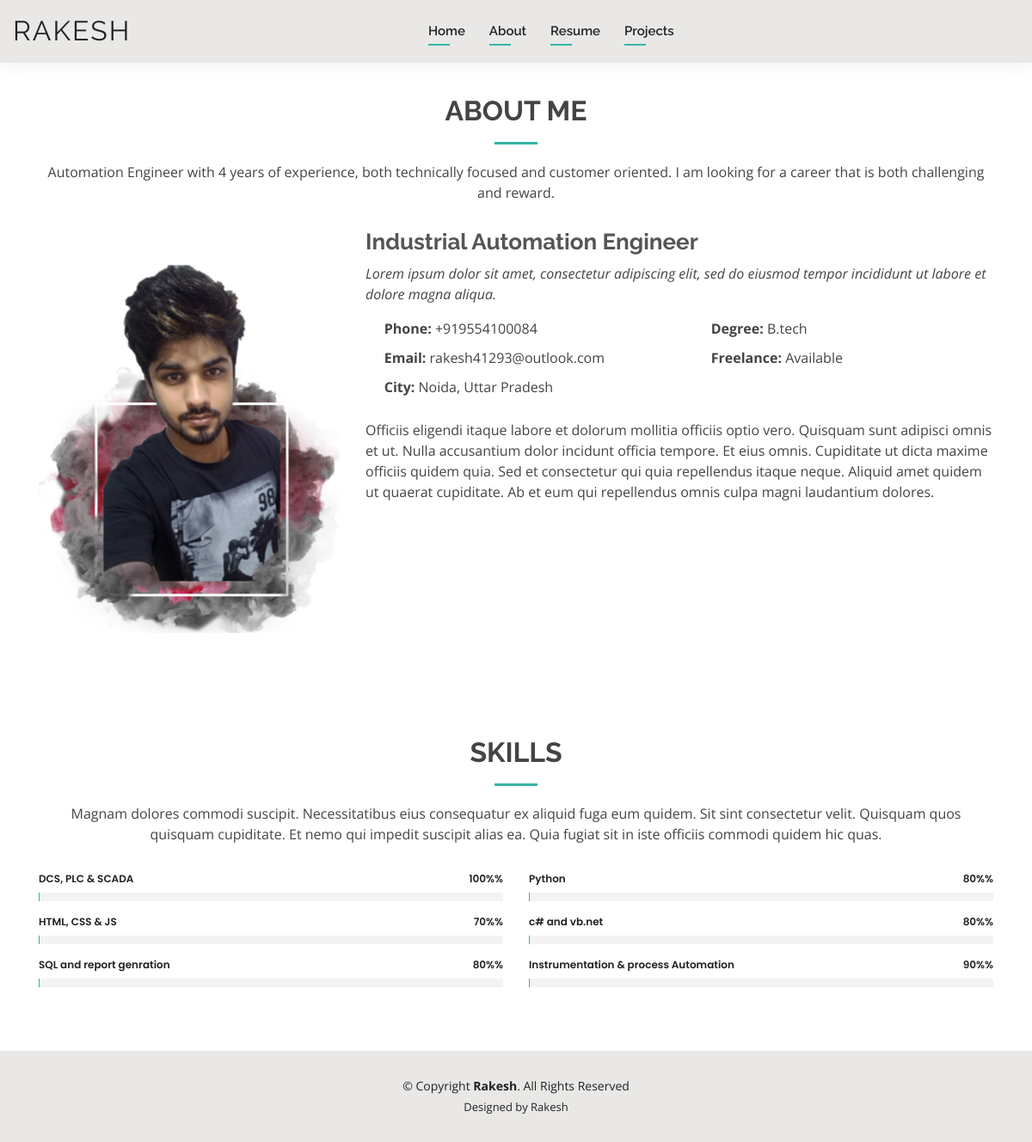
Page /about/ on the earlier database version.
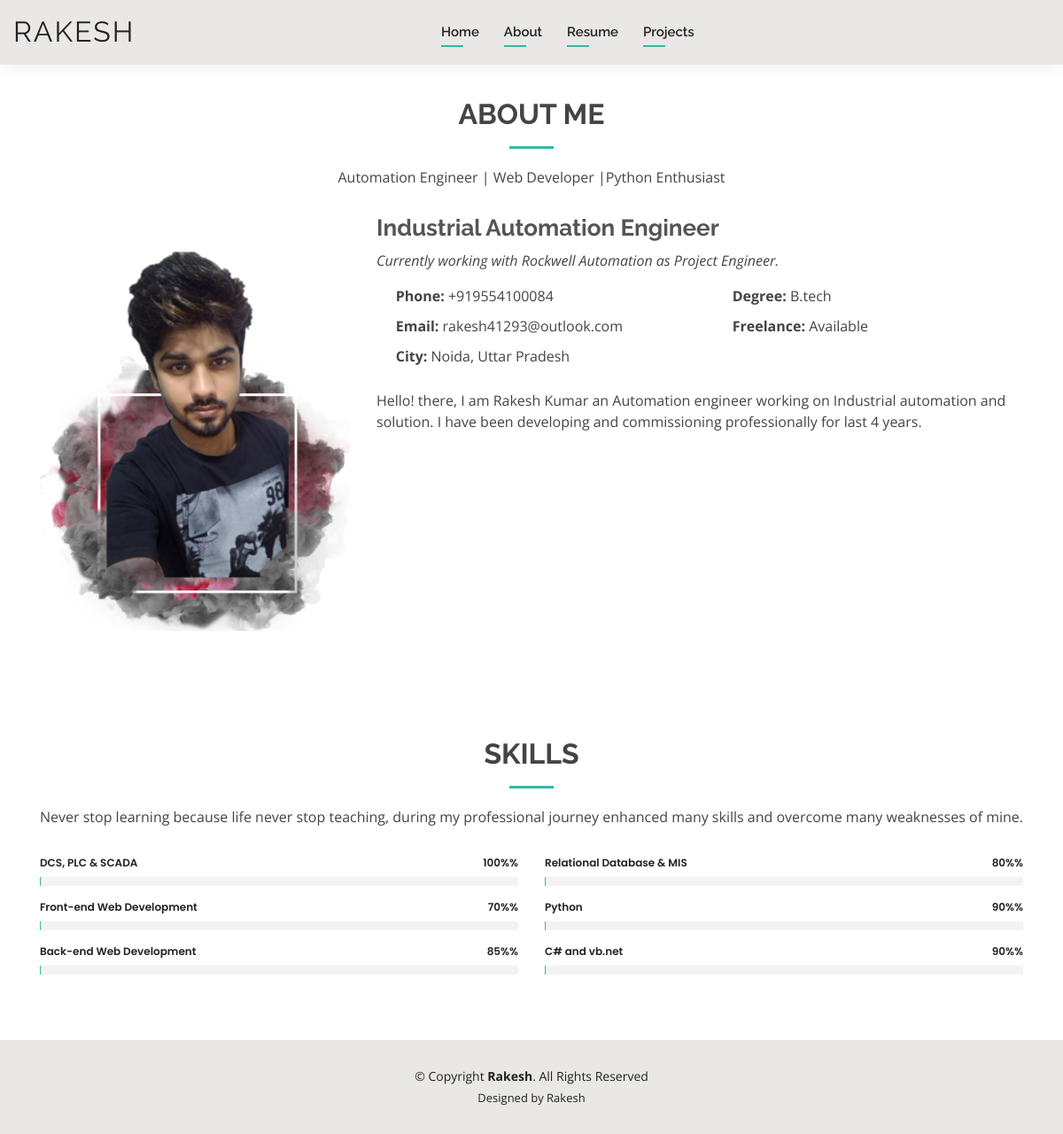
Same page on the later database version.
### rakesh/models.py (models this page shows, shortened)
class MyResumeModel(models.Model):
    my_name = models.CharField(max_length=100, null=True, blank=True)
    about_headline = models.TextField(null=True, blank=True)
    current_profile = models.CharField(max_length=100, null=True, blank=True)
    current_profile_details = models.TextField(null=True, blank=True)
    my_age = models.CharField(max_length=100, null=True, blank=True)
    my_phone = models.CharField(max_length=100, null=True, blank=True)
    my_current_location = models.CharField(max_length=100, null=True, blank=True)
    degree = models.CharField(max_length=100, null=True, blank=True)
    email = models.CharField(max_length=100, null=True, blank=True)
    freelance = models.CharField(max_length=100, null=True, blank=True)
    about_myself = models.TextField(null=True, blank=True)
    skills_details = models.TextField(null=True, blank=True)
    skill1 = models.CharField(max_length=100, null=True, blank=True)
    skill1_percentage = models.CharField(max_length=100, null=True, blank=True)
    skill2 = models.CharField(max_length=100, null=True, blank=True)
    skill2_percentage = models.CharField(max_length=100, null=True, blank=True)
    skill3 = models.CharField(max_length=100, null=True, blank=True)
    skill3_percentage = models.CharField(max_length=100, null=True, blank=True)
    skill4 = models.CharField(max_length=100, null=True, blank=True)
    skill4_percentage = models.CharField(max_length=100, null=True, blank=True)
    skill5 = models.CharField(max_length=100, null=True, blank=True)
    skill5_percentage = models.CharField(max_length=100, null=True, blank=True)
    skill6 = models.CharField(max_length=100, null=True, blank=True)
    skill6_percentage = models.CharField(max_length=100, null=True, blank=True)
    resume_summary = models.TextField(null=True, blank=True)
    education1_name = models.CharField(max_length=100, null=True, blank=True)
    education1_year = models.CharField(max_length=100, null=True, blank=True)
    education1_univ_name = models.TextField(null=True, blank=True)
    education1_board = models.CharField(max_length=100, null=True, blank=True)
    education2_name = models.CharField(max_length=100, null=True, blank=True)
    education2_year = models.CharField(max_length=100, null=True, blank=True)
    education2_univ_name = models.TextField(null=True, blank=True)
    education2_board = models.CharField(max_length=100, null=True, blank=True)
    exp1_profile = models.CharField(max_length=100, null=True, blank=True)
    exp1_duration = models.CharField(max_length=100, null=True, blank=True)
    exp1_company = models.CharField(max_length=100, null=True, blank=True)
    exp1_role1 = models.TextField(null=True, blank=True)
    exp1_role2 = models.TextField(null=True, blank=True)
    exp1_role3 = models.TextField(null=True, blank=True)
    exp2_profile = models.CharField(max_length=100, null=True, blank=True)
    exp2_duration = models.CharField(max_length=100, null=True, blank=True)
    exp2_company = models.CharField(max_length=100, null=True, blank=True)
    exp2_role1 = models.TextField(null=True, blank=True)
    exp2_role2 = models.TextField(null=True, blank=True)
    exp2_role3 = models.TextField(null=True, blank=True)
    exp3_profile = models.CharField(max_length=100, null=True, blank=True)
    exp3_duration = models.CharField(max_length=100, null=True, blank=True)
    exp3_company = models.CharField(max_length=100, null=True, blank=True)
    exp3_role1 = models.TextField(null=True, blank=True)
    exp3_role2 = models.TextField(null=True, blank=True)
    exp3_role3 = models.TextField(null=True, blank=True)

### rakesh/views.py (the view)
# urls.py: path('about/', views.about_page, name='about'),
def about_page(request):
    web_content = MyResumeModel.objects.get(my_name='Rakesh Kumar')
    context = {'web_content': web_content}
    return render(request, 'rakesh/about.html', context)

### rakesh/templates/rakesh/about.html (shortened to what this page needs)
{% extends 'rakesh/layout.html' %}
{% load static %}
{% block body %}
<main id="main">
  <section id="about" class="about">
    <div class="container" data-aos="fade-up">
      <div class="section-title">
        <h2>About Me</h2>
        <p>{{ web_content.about_headline}}</p>
      </div>
      <div class="row">
        <div class="col-lg-4">
          <img src="{% static 'images/me111.png' %}" class="img-fluid" alt="">
        </div>
        <div class="col-lg-8 pt-4 pt-lg-0 content">
          <h3>{{ web_content.current_profile}}</h3>
          <p class="font-italic">
            {{ web_content.current_profile_details}}
          </p>
          <div class="row">
            <div class="col-lg-6">
              <ul>
                <li><i class="icofont-rounded-right"></i> <strong>Phone:</strong> {{ web_content.my_phone }}</li>
                <li><i class="icofont-rounded-right"></i> <strong>Email:</strong> {{ web_content.email}}</li>
                <li><i class="icofont-rounded-right"></i> <strong>City:</strong> {{ web_content.my_current_location}}</li>
              </ul>
            </div>
            <div class="col-lg-6">
              <ul>
                <li><i class="icofont-rounded-right"></i> <strong>Degree:</strong> {{ web_content.degree }}</li>
                <li><i class="icofont-rounded-right"></i> <strong>Freelance:</strong> {{ web_content.freelance }}</li>
              </ul>
            </div>
          </div>
          <p>
              {{ web_content.about_myself }}
          </p>
        </div>
      </div>
    </div>
  </section>
  <section id="skills" class="skills">
    <div class="container" data-aos="fade-up">
      <div class="section-title">
        <h2>Skills</h2>
        <p>{{ web_content.skills_details}}</p>
      </div>
      <div class="row skills-content">
        <div class="col-lg-6">
          <div class="progress">
            <span class="skill">{{ web_content.skill1}} <i class="val">{{ web_content.skill1_percentage}}%</i></span>
            <div class="progress-bar-wrap">
            </div>
          </div>
          <div class="progress">
            <span class="skill">{{ web_content.skill2}} <i class="val">{{ web_content.skill2_percentage}}%</i></span>
            <div class="progress-bar-wrap">
            </div>
          </div>
          <div class="progress">
            <span class="skill">{{ web_content.skill3}}<i class="val">{{ web_content.skill3_percentage}}%</i></span>
            <div class="progress-bar-wrap">
            </div>
          </div>
        </div>
        <div class="col-lg-6">
          <div class="progress">
            <span class="skill">{{ web_content.skill4}} <i class="val">{{ web_content.skill4_percentage}}%</i></span>
            <div class="progress-bar-wrap">
            </div>
          </div>
          <div class="progress">
            <span class="skill">{{ web_content.skill5}}<i class="val">{{ web_content.skill5_percentage}}%</i></span>
            <div class="progress-bar-wrap">
            </div>
          </div>
          <div class="progress">
            <span class="skill">{{ web_content.skill6}} <i class="val">{{ web_content.skill6_percentage}}%</i></span>
            <div class="progress-bar-wrap">
            </div>
          </div>
        </div>
      </div>
    </div>
  </section>
</main>
{% endblock %}

Differences in the rows shown:
changed MyResumeModel "Industrial Automation Engineer": about_headline "Automation Engineer with 4 years of experience, both technically focused and customer oriented. I am looking for a career that is both challenging and reward." → "Automation Engineer | Web Developer |Python Enthusiast"; current_profile_details "Lorem ipsum dolor sit amet, consectetur adipiscing elit, sed do eiusmod tempor incididunt ut labore et dolore magna aliqua." → "Currently working with Rockwell Automation as Project Engineer."; about_myself "Officiis eligendi itaque labore et dolorum mollitia officiis optio vero. Quisquam sunt adipisci omnis et ut. Nulla accusantium dolor incidunt officia tempore. Et eius omnis. Cupiditate ut dicta maxime officiis quidem quia. Sed et consectetur qui quia repellendus itaque neque. Aliquid amet quidem ut quaerat cupiditate. Ab et eum qui repellendus omnis culpa magni laudantium dolores." → "Hello! there, I am Rakesh Kumar an Automation engineer working on Industrial automation and solution. I have been developing and commissioning professionally for last 4 years."; skills_details "Magnam dolores commodi suscipit. Necessitatibus eius consequatur ex aliquid fuga eum quidem. Sit sint consectetur velit. Quisquam quos quisquam cupiditate. Et nemo qui impedit suscipit alias ea. Quia fugiat sit in iste officiis commodi quidem hic quas." → "Never stop learning because life never stop teaching, during my professional journey enhanced many skills and overcome many weaknesses of mine."; skill2 "HTML, CSS & JS" → "Front-end Web Development"; skill3 "SQL and report genration" → "Back-end Web Development"; skill3_percentage "80%" → "85%"; skill4 "Python" → "Relational Database & MIS"; skill5 "c# and vb.net" → "Python"; skill5_percentage "80%" → "90%"; skill6 "Instrumentation & process Automation" → "C# and vb.net"
